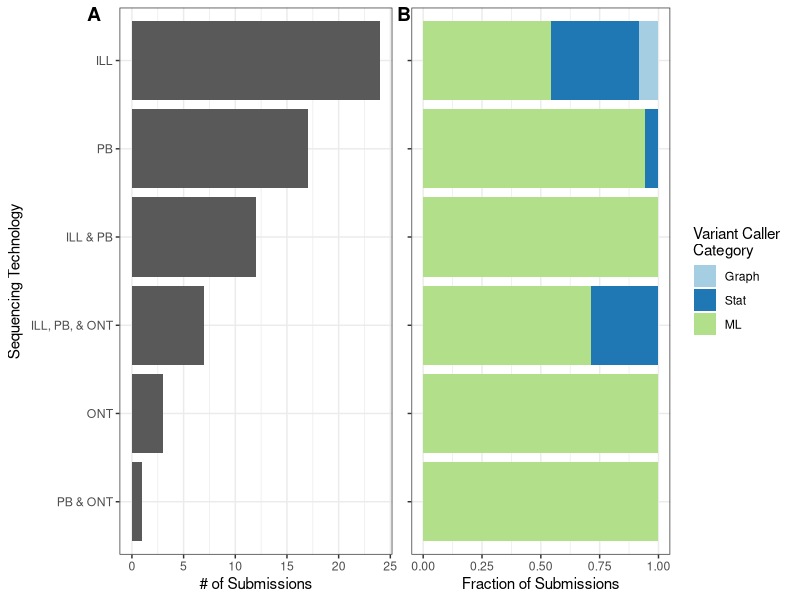
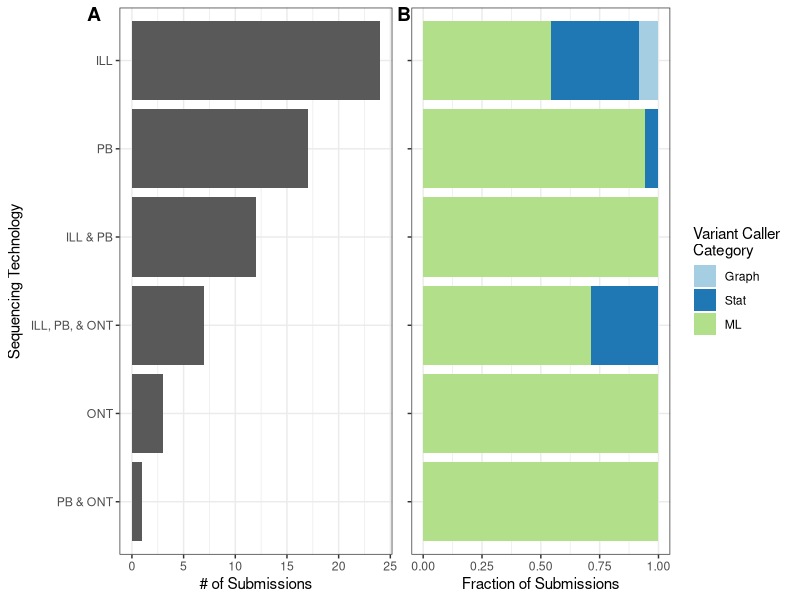
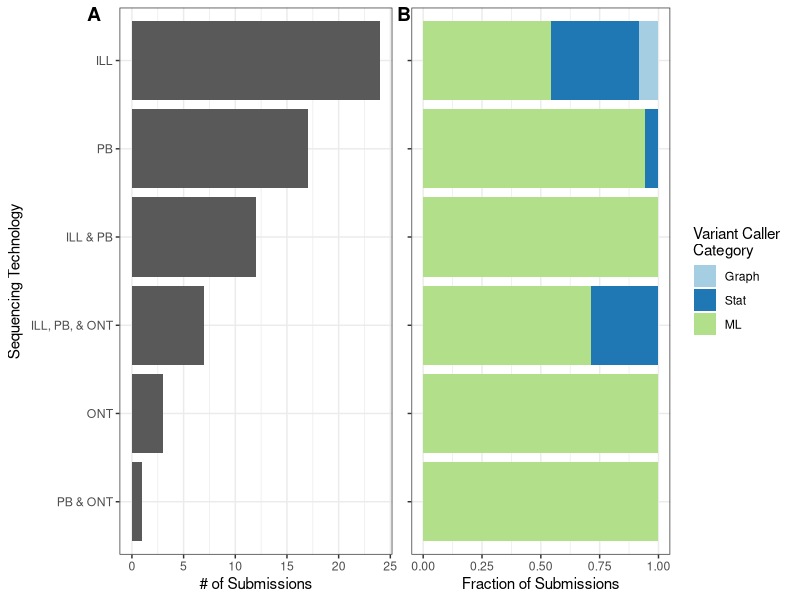

Recreate these plots in R, in order. (Note: this script raises an error after producing the figures.)
## ---- chunk 1
knitr::opts_chunk$set(echo = TRUE)
library(tidyverse)
library(here)
library(knitr)
library(ggpubr)
## ---- chunk 2
## Loading and summarizing challenge participants
submission_df <- read_tsv(here("data", "anonymized_challenge_results_v5.txt"))
n_submissions <- nrow(submission_df)
n_submitters <- unique(submission_df$`Participant(s)`) %>% length()

## Submission Metadata
metadata_df <- read_tsv(here("data-raw","anonymized_metadata_table.tsv"))
## ---- chunk 3
## Summary figure with submission breakdown
tech_count <- metadata_df %>% 
    mutate(Technology = case_when(Technology == "ILLUMINA" ~ "ILL",
                                  Technology == "PACBIO" ~ "PB",
                                  Technology == "ONT" ~ "ONT",
                                  Multi_Details == "ILLUMINAPACBIO" ~ "ILL & PB",
                                  Multi_Details == "ILLUMINAPACBIOONT" ~ "ILL, PB, & ONT",
                                  Multi_Details == "PACBIOONT" ~ "PB & ONT",
                                  TRUE ~ "Error"),
           Technology = factor(Technology, 
                               levels = c("PB & ONT", "ONT", "ILL, PB, & ONT",
                                          "ILL & PB", "PB", "ILL"))
           ) %>% 
    ggplot() + 
    geom_bar(aes(x = Technology)) + 
    theme_bw() + 
    labs(x = "Sequencing Technology", y = "# of Submissions") + 
    coord_flip()

caller_cat <- metadata_df %>% 
    mutate(Technology = case_when(Technology == "ILLUMINA" ~ "ILL",
                                  Technology == "PACBIO" ~ "PB",
                                  Technology == "ONT" ~ "ONT",
                                  Multi_Details == "ILLUMINAPACBIO" ~ "ILL & PB",
                                  Multi_Details == "ILLUMINAPACBIOONT" ~ "ILL, PB, & ONT",
                                  Multi_Details == "PACBIOONT" ~ "PB & ONT",
                                  TRUE ~ "Error"),
           Technology = factor(Technology, 
                               levels = c("PB & ONT", "ONT", "ILL, PB, & ONT",
                                          "ILL & PB", "PB", "ILL")),
           caller_cat = factor(caller_cat, levels = c("Graph", "Stat", "ML"))
           ) %>% 
    ggplot() + 
        geom_bar(aes(x = Technology, fill = caller_cat), position = "fill") +
    scale_fill_brewer(type = "qual", palette = 3) + 
    theme_bw() + 
    labs(x = "Sequencing Technology", 
         y = "Fraction of Submissions",
         fill = "Variant Caller\nCategory") + 
    coord_flip()

submission_summary_plt <- ggarrange(
    tech_count,
    caller_cat + rremove("ylab") + rremove("y.text"),
    labels = "AUTO",label.x = c(0.2,-0.025),
    nrow = 1,
    align = "h"
)

## ---- chunk 4
metadata_df %>% 
    filter(Technology != "ILLUMINA") %>% 
    count(caller_cat)
## ---- chunk 5
metadata_df %>% 
    count(caller_cat)
## ---- chunk 6
submission_summary_plt
## ---- chunk 7
submission_df %>%
    select(`Participant(s)`, Technology, Multi_Details) %>%
    distinct() %>%
    count(Technology, Multi_Details, name = "Submissions") %>%
    arrange(-Submissions) %>%
    kable( caption = "Number of submissions by technology or combination of technologies.")
## ---- chunk 8
ggsave(here("figures","submission_breakdown.pdf"), submission_summary_plt,
       width = 6, height = 3)

ggsave(here("figures","submission_breakdown.png"), submission_summary_plt,
       width = 6, height = 3)
## ---- chunk 9
sessioninfo::platform_info()
## ---- chunk 10
sessioninfo::package_info() %>% 
    filter(attached = TRUE) %>% 
    select(package, loadedversion, date, source) %>%
    knitr::kable(booktabs = TRUE, row.names = FALSE)
